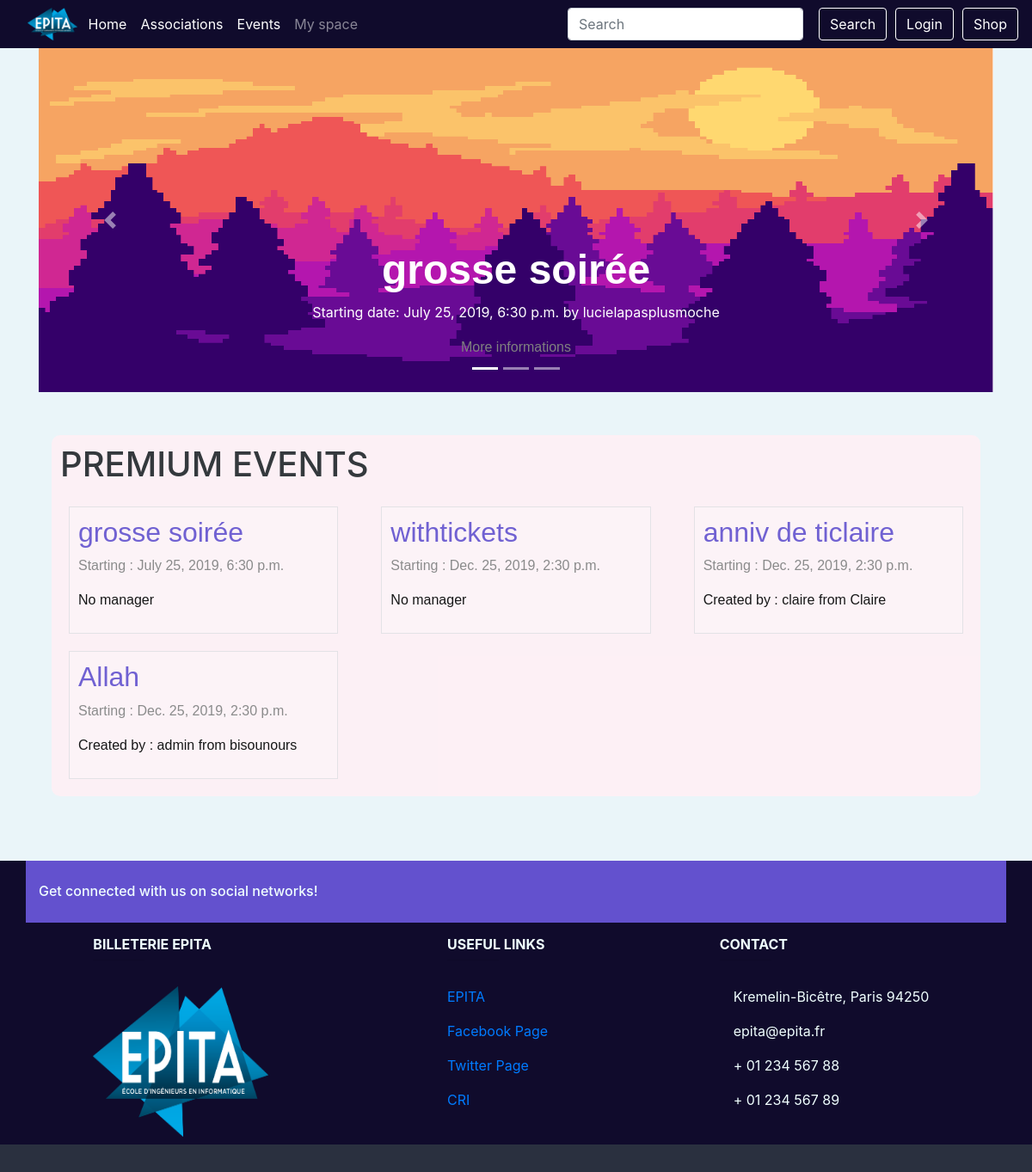
The app's page /, older data.
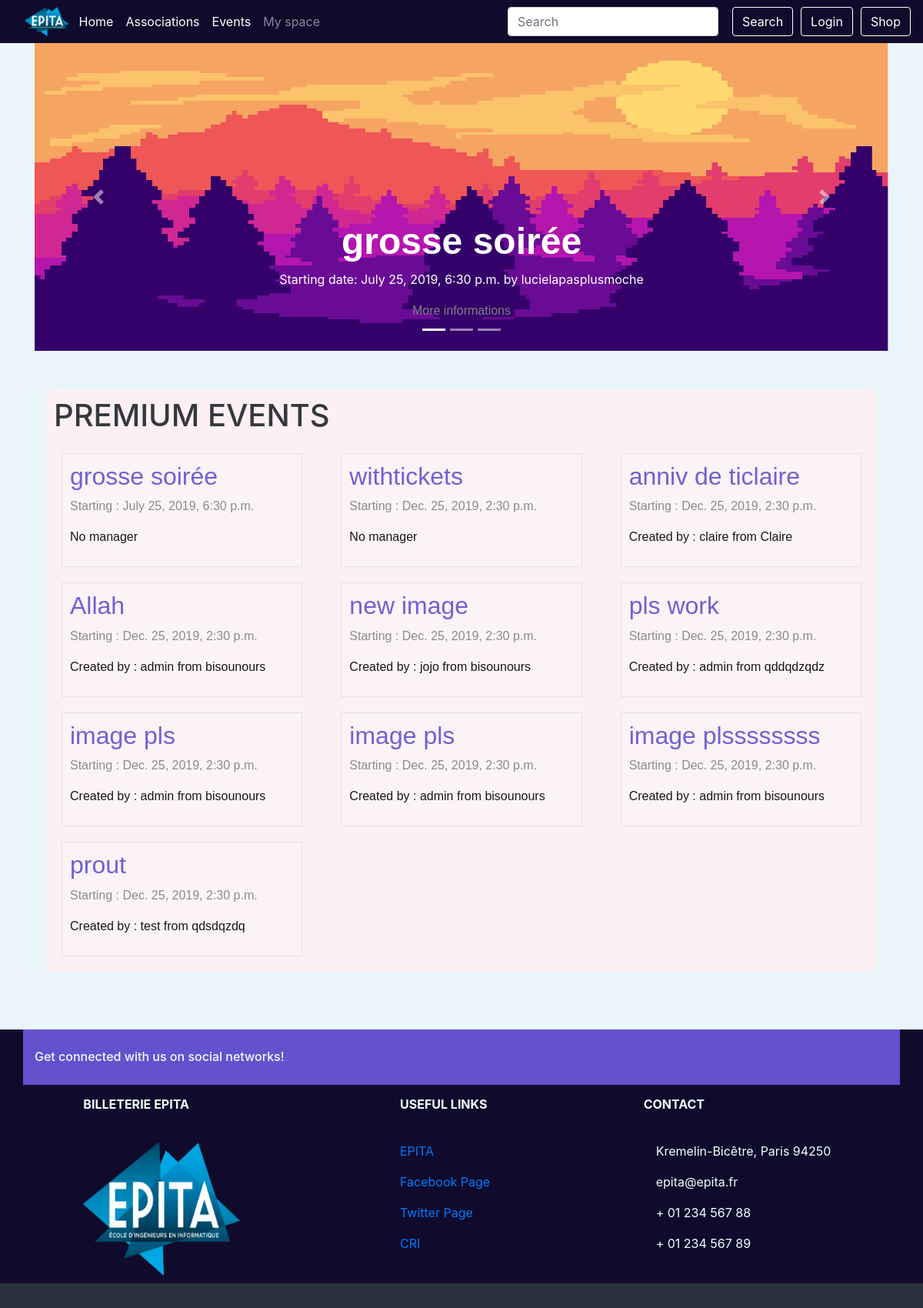
The same page, newer data.
### event/models.py (models this page shows, shortened)
class Event(models.Model):
    PENDING = 'P'
    APPROVED = 'A'
    VALIDATED = 'V'
    REFUSED = 'R'
    CANCELED = 'C'
    EVENT_STATE_CHOICES = (
        (PENDING, _("Pending")),
        (APPROVED, _("Approved")),
        (REFUSED, _("Refused")),
        (CANCELED, _("Canceled")),
        (VALIDATED, _("Validated by the president")),
    )
    title = models.CharField(_("Title of the event"), max_length=64)
    event_state = models.CharField(_("State of the event"), max_length=1,
                                   choices=EVENT_STATE_CHOICES,
                                   default=PENDING)
    manager_id = models.ForeignKey(Manager, on_delete=models.SET_NULL,
                                   null=True, blank=True)
    start = models.DateTimeField(_("Start date and time"))
    end = models.DateTimeField(_("End date and time"))
    ticket_deadline = models.DateTimeField(_("Deadline to buy tickets"),
                                           null=True, blank=True)
    assos_id = models.ForeignKey(Association, on_delete=models.CASCADE,
                                 related_name='events')
    address_id = AddressField(on_delete=models.PROTECT)
    premium_flag = models.BooleanField(_("Premium"), default=False)
    image = models.ImageField(_("Event's cover image"),
                              default='event_pics/default.jpg',
                              upload_to='event_pics/uploads/')
    see_remaining = models.BooleanField(_("See remaining tickets"),
                                        default=False)
    class Meta:
        verbose_name = (_("Event"))
        verbose_name_plural = (_("Events"))
        permissions = (
            ('access_dashboard', 'User can access this event\'s dashboard'),
            ('change_state', 'User can the event\'s state'),
        )

class Association(models.Model):
    name = models.CharField(_("Name"), max_length=64, unique=True,
                            validators=[UnicodeValidator()])
    url = models.URLField(_("Association's website"), null=True, blank=True)
    class Meta:
        verbose_name = _("Association")
        verbose_name_plural = _("Associations")
        permissions = (
            ('create_event', 'User can create an event'),
            ('manage_member', 'User can add and remove a member'),
            ('choose_staff', 'User can choose staff'),
            ('manage_manager', 'User can add and remove managers'),
            ('modify_event', 'User can modify an event'),
            ('cancel_event', 'User can cancel an event'),
        )
    def __str__(self):
        return '%s' % (self.name)

class Manager(models.Model):
    user = models.ForeignKey(User, on_delete=models.CASCADE,
                             related_name="managerships")
    assos_id = models.ForeignKey(Association, on_delete=models.CASCADE,
                                 related_name='managers')
    member = CompositeOneToOneField(Member, on_delete=models.CASCADE,
                                    to_fields={"assos_id", "user"})
    class Meta:
        verbose_name = _("Member of the Bureau")
        verbose_name_plural = _("Members of the Bureau")
    def __str__(self):
        return '%s from %s' % (self.user.username, self.assos_id.name)

### event/views.py (the view)
# urls.py: path('', views.IndexView.as_view(), name='index'),
class IndexView(generic.ListView):
    template_name = 'index.html'
    context_object_name = 'events'
    def get_queryset(self):
        return Event.objects.filter(premium_flag=True).exclude(start__lte=timezone.now()).order_by('start')

### shop/cart.py (called while the page is built)
def _cart_id(request):
    if 'cart_id' not in request.session:
        request.session['cart_id'] = _generate_cart_id()
    return request.session['cart_id']

def _generate_cart_id():
    import string, random
    return ''.join([random.choice(string.ascii_letters + string.digits) for _ in range(50)])

def get_all_cart_items(request):
    return CartItem.objects.filter(cart_id = _cart_id(request))

def item_count(request):
    return get_all_cart_items(request).count()

### shop/context_processor.py (called while the page is built)
def cart_item_count(request):
    item_count = cart.item_count(request)
    return {'cart_item_count' : item_count }

### templates/index.html (shortened to what this page needs)
{% extends "base.html" %}
{% load guardian_tags %}
{% load static %}
{%block content %}
    <div class="main_body">
        <div style="
            margin-bottom:50px;
        " id="carouselExampleIndicators" class="carousel slide" data-ride="carousel">
            <ol class="carousel-indicators">
                <li data-target="#carouselExampleIndicators" data-slide-to="0" class="active"></li>
                <li data-target="#carouselExampleIndicators" data-slide-to="1"></li>
                <li data-target="#carouselExampleIndicators" data-slide-to="2"></li>
            </ol>
            <div class="carousel-inner">
                <div class="carousel-item active">
                    <img style="height:400px; width:max-content;" class="d-block w-100" src="{% static "img/index_event_carousel.png" %}" alt="First slide">
                    <div class="carousel-caption d-none d-md-block">
                        {% if events.0 %}
                        <h1 class="carousel-title">{{ events.0.title }}</h1>
                        <p>Starting date: {{ events.0.start }} by {{ events.0.assos_id }}</p>
                        <a class="event-link" href="{% url 'event:event_detail' events.0.id %}">
                            More informations
                        </a>
                        {% endif %}
                    </div>
                </div>
            </div>
            <a class="carousel-control-prev" href="#carouselExampleIndicators" role="button" data-slide="prev">
                <span class="carousel-control-prev-icon" aria-hidden="true"></span>
            </a>
            <a class="carousel-control-next" href="#carouselExampleIndicators" role="button" data-slide="next">
                <span class="carousel-control-next-icon" aria-hidden="true"></span>
            </a>
        </div>
        <div class="container-fluid actu-wraper">
            <div class="container actu">
                <h1 style="margin-bottom:15px;">PREMIUM EVENTS</h1>
                {% if events %}
                <div class="row">
                    {% for event in events %}
                    <article class="col-xs-12 col-sm-12 col-md-4 col-lg-4">
                            <a class="event-link" href="{% url 'event:event_detail' event.id %}">
                                <div class="event-block">
                                <h1 style="font-size:2rem; color:#6351ce;">{{ event.title }}</h1>
                                <p>Starting : {{ event.start }}</p>
                                {% if event.manager_id %}
                                <p style="color:black;">Created by : {{event.manager_id}}</p>
                                {% else %}
                                <p style="color:black;">No manager</p>
                                {% endif %}
                            </div>
                        </a>
                    </article>
                    {% endfor %}
                </div>
                {% else %}
                    <p style="font-size:2rem; padding-left:50px;">No events yet</p>
                {% endif %}
            </div>
        </div>
    </div>
{% endblock content %}

### templates/base.html (shortened to what this page needs)
<!DOCTYPE html>
<html lang="en">
  <head>
    {% load static %}
    <link rel="stylesheet" href="{% static "css/bootstrap.css" %}">
    <link rel="stylesheet" href="{% static "css/style.css" %}">
</head>
<body>
    <div>{% block navbar %}{% include "includes/mainmenu.html" %}{% endblock navbar %}</div>
    <main class="container">
        <div id="content">
            {% block content %}{% endblock %}
        </div>
    </main>
    <div>
    {% block footer %}
    <footer class="page-footer font-small unique-color-dark">
          <div class="container page-footer-top">
            <div class="row py-4 d-flex align-items-center">
              <div class="col-md-6 col-lg-5 text-center text-md-left mb-4 mb-md-0">
                <h6 class="mb-0">Get connected with us on social networks!</h6>
              </div>
              <div class="col-md-6 col-lg-7 text-center text-md-right">
                <a class="fb-ic">
                </a>
                <a class="tw-ic">
                </a>
                <a class="gplus-ic">
                </a>
                <a class="li-ic">
                </a>
              </div>
            </div>
          </div>
        <div class="container text-center text-md-left mt-5 footer-size">
          <div class="row mt-3">
            <div class="col-md-3 col-lg-4 col-xl-3 mx-auto mb-4">
              <h6 class="text-uppercase font-weight-bold">Billeterie EPITA</h6>
              <hr class="deep-purple accent-2 mb-4 mt-0 d-inline-block mx-auto" style="width: 60px;">
              <img src="{% static "img/logo-epita.png" %}" style="height:80%; width:80%;">
            </div>
            <div class="col-md-3 col-lg-2 col-xl-2 mx-auto mb-4">
              <h6 class="text-uppercase font-weight-bold">Useful links</h6>
              <hr class="deep-purple accent-2 mb-4 mt-0 d-inline-block mx-auto" style="width: 60px;">
              <p>
                <a target="_blank" href="https://www.epita.fr/">EPITA</a>
              </p>
              <p>
                <a target="_blank" href="https://www.facebook.com/epita/">Facebook Page</a>
              </p>
              <p>
                <a target="_blank" href="https://twitter.com/epita">Twitter Page</a>
              </p>
              <p>
                <a target="_blank" href="https://cri.epita.fr">CRI</a>
              </p>
            </div>
            <div class="col-md-4 col-lg-3 col-xl-3 mx-auto mb-md-0 mb-4">
              <h6 class="text-uppercase font-weight-bold">Contact</h6>
              <hr class="deep-purple accent-2 mb-4 mt-0 d-inline-block mx-auto" style="width: 60px;">
              <p>
                Kremelin-Bicêtre, Paris 94250</p>
              <p>
                 epita@epita.fr</p>
              <p>
                 + 01 234 567 88</p>
              <p>
                 + 01 234 567 89</p>
            </div>
          </div>
        </div>
        <div class="footer-copyright text-center py-3">
        </div>
    </footer>
    {% endblock footer %}
    </div>
</body>
</html>

### templates/includes/mainmenu.html (shortened to what this page needs)
{% load static %}
<nav class="navbar navbar-dark navbar-expand-lg navbar-style">
  <div class="collapse navbar-collapse" id="navbarSupportedContent">
      <img src="{% static "img/logo-epita.png" %}" style="height:5%; width:5%; margin-right:5px;">
    <ul class="navbar-nav mr-auto">
      <li class="nav-item active">
          <a class="nav-link" href="{% url 'event:index' %}">Home <span class="sr-only">(current)</span></a>
      </li>
      <li class="nav-item active">
          <a class="nav-link" href="{% url 'event:assos' %}">Associations</a>
      </li>
      <li class="nav-item active">
          <a class="nav-link" href="{% url 'event:events' %}">Events</a>
      </li>
      {% if user.is_authenticated %}
      <li class="nav-item dropdown active">
        <a class="nav-link dropdown-toggle" href="#" id="navbarDropdown" role="button" data-toggle="dropdown" aria-haspopup="true" aria-expanded="false">
          My space
        </a>
        <div class="dropdown-menu" aria-labelledby="navbarDropdown">
          <a class="dropdown-item" href="{% url 'event:profile' %}">My profile</a>
          <a class="dropdown-item" href="{% url 'event:my_assos' %}">My associations</a>
          <a class="dropdown-item" href="{% url 'show_cart' %}">My cart</a>
          <div class="dropdown-divider"></div>
          <a class="dropdown-item" href="#">My upcoming events</a>
        </div>
      </li>
    {% else %}
      <li class="nav-item">
          <a class="nav-link" href="{% url 'login' %}">My space</a>
      </li>
    {% endif %}
    </ul>
    <form class="form-inline my-2 my-lg-0">
      <input class="form-control mr-sm-2" type="search" placeholder="Search" aria-label="Search">
      <button class="btn btn-outline-success my-2 my-sm-0 btn-nav" type="submit">Search</button>
    </form>
    {% if user.is_authenticated %}
        <a href="{% url 'logout' %}"><button class="btn btn-outline-success my-2 my-sm-0 btn-nav">Logout</button></a>
    {% else %}
        <a href="{% url 'login' %}"><button class="btn btn-outline-success my-2 my-sm-0 btn-nav">Login</button></a>
    {% endif %}
        <a href="{% url 'event:shop' %}"><button class="btn btn-outline-success my-2 my-sm-0 btn-nav">Shop</button></a>
  </div>
</nav>

### static/css/style.css (style rules this page uses)
body { background-color:#eaf5f9; background-position: center; background-size: cover; }
.actu { background-color: lavenderblush; padding: 10px; margin-bottom: 75px; border-radius: 10px; opacity: 0.9; }
.page-footer-top { background-color: #6351ce; }
.page-footer { color: azure; background-color: #100b2c; border: 5px; }
.footer-copyright { background-color:#2a303f; }
.footer-size { margin-top:0px !important; }
.event-block { border: solid 1px #e3e0e5; padding: 10px; margin: 10px; background-color:#fff3f7; }
.event-link { font-family: 'Lucida Sans Unicode', 'Lucida Grande', sans-serif; color: grey; }
.navbar-style { background-color:#100b2c; }
.btn-nav { margin-left:10px; color:white; border-color: white; }
.carousel-title { font-size: 3rem; font-weight: bold; font-family: 'Lucida Sans Unicode', 'Lucida Grande', sans-serif; }

Row changes from the older to the newer data that the page shows:
added Event: title "new image", start "Dec. 25, 2019, 2:30 p.m.", manager_id "jojo from bisounours"
added Event: title "pls work", start "Dec. 25, 2019, 2:30 p.m.", manager_id "admin from qddqdzqdz"
added Event: title "image pls", start "Dec. 25, 2019, 2:30 p.m.", manager_id "admin from bisounours"
added Event: title "image pls", start "Dec. 25, 2019, 2:30 p.m.", manager_id "admin from bisounours"
added Event: title "image plssssssss", start "Dec. 25, 2019, 2:30 p.m.", manager_id "admin from bisounours"
added Event: title "prout", start "Dec. 25, 2019, 2:30 p.m.", manager_id "test from qdsdqzdq"
